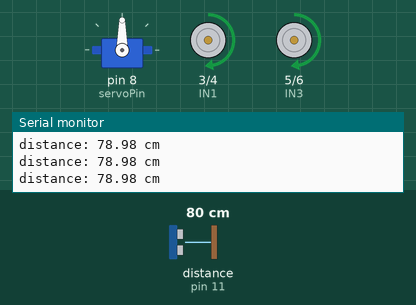
Simulated run of this program. Board: Arduino Mega 2560, built with avr-gcc and run on an emulated ATmega2560. On the bench: servo, motor-driver pin pairs drawn as motors (green arrow = first pin HIGH = forward, orange = second pin HIGH = backward, longer = more drive, scaled by the enable pin), the last lines printed to the serial monitor. Wiring (inferred from the names in the program): ultrasonic range finder: trigger pin 10; echo pin 11. The inputs (shaded band) are chosen by the test bench; at power-on: distance to the obstacle (sensor on pin 11) 80 cm. The echo pulse lasts 58.3 µs per cm.

Above: at 4.2 s.
4.3 s: distance to the obstacle (sensor on pin 11) set to 17 cm
5.8 s: distance to the obstacle (sensor on pin 11) set to 14 cm
At 7.3 s:
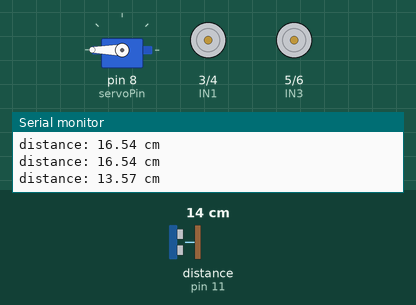
8.8 s: distance to the obstacle (sensor on pin 11) set to 18 cm
At 10.6 s:
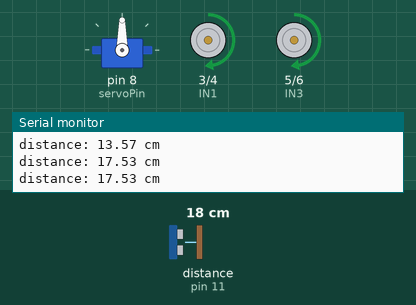
11.5 s: distance to the obstacle (sensor on pin 11) set to 2 cm
At 14.4 s:
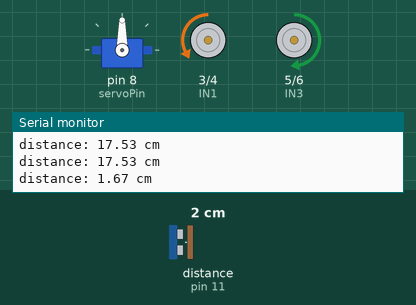
14.5 s: distance to the obstacle (sensor on pin 11) set to 35 cm
At 16.5 s:
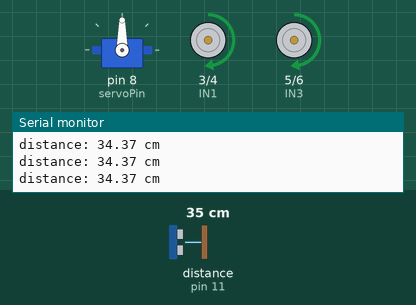
Timing chart, 0 to 18.0 s (numbered marks = the images above; inputs shaded):
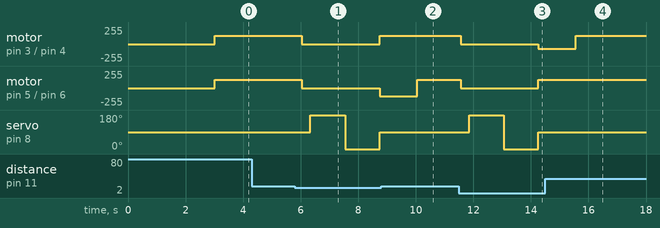

Measured:
- the behaviour switches between 16 and 15 cm on distance to the obstacle (sensor on pin 11) (found by bisection; images 0 and 1)
- after the input at 5.8 s, motor on pin 3 (IN1) / pin 4 (IN2): forward 127/255 → stopped after 0.24 s, → forward 127/255 2.7 s later; motor on pin 5 (IN3) / pin 6 (IN4): forward 127/255 → stopped after 0.24 s, → backward 127/255 2.7 s later; servo on pin 8 (servoPin): 90° → 180° after 0.54 s, → 0° 1.2 s later, → 90° 1.2 s later
- after the input at 8.8 s, motor on pin 3 (IN1) / pin 4 (IN2): stays forward 127/255 (without the input it goes to stopped after 1.2 s); motor on pin 5 (IN3) / pin 6 (IN4): backward 127/255 → forward 127/255 after 1.2 s; servo on pin 8 (servoPin): stays 90° (without the input it goes to 180° after 1.5 s)
- after the input at 11.5 s, motor on pin 3 (IN1) / pin 4 (IN2): forward 127/255 → stopped after 0.06 s, → backward 72/255 2.7 s later; motor on pin 5 (IN3) / pin 6 (IN4): forward 127/255 → stopped after 0.06 s, → forward 127/255 2.7 s later; servo on pin 8 (servoPin): 90° → 180° after 0.36 s, → 0° 1.2 s later, → 90° 1.2 s later
- after the input at 14.5 s, motor on pin 3 (IN1) / pin 4 (IN2): backward 72/255 → forward 127/255 after 1.1 s; motor on pin 5 (IN3) / pin 6 (IN4): stays forward 127/255 (without the input it goes to stopped after 1.1 s); servo on pin 8 (servoPin): stays 90° (without the input it goes to 180° after 1.4 s)

The program:

main.cpp
```cpp
#include <Arduino.h>
#include <Servo.h>

float get_distance();

void move_forward();
void move_backward();
void turn_left();
void turn_right();
void stop();

void look_forward();
void look_left();
void look_right();

int servoPin = 8;

int TRIG_PIN = 10;
int ECHO_PIN = 11;

int ENA = 2;
int IN1 = 3;
int IN2 = 4;
int IN3 = 5;
int IN4 = 6;
int ENB = 7;

int full_speed = 255;
int half_speed = 127;
int quarter_speed = 72;

Servo servo;

void setup()
{
  // begin serial port
  Serial.begin(9600);

  // configure the trigger pin to output mode
  pinMode(TRIG_PIN, OUTPUT);
  // configure the echo pin to input mode
  pinMode(ECHO_PIN, INPUT);

  pinMode(ENA, OUTPUT);
  pinMode(IN1, OUTPUT);
  pinMode(IN2, OUTPUT);
  pinMode(IN3, OUTPUT);
  pinMode(IN4, OUTPUT);
  pinMode(ENB, OUTPUT);

  servo.attach(servoPin);

  delay(3000);
}

void loop()
{

  float distance = get_distance();
  float distance_left;
  float distance_right;

  // print the value to Serial Monitor
  Serial.print("distance: ");
  Serial.print(distance);
  Serial.println(" cm");

  if (distance < 15)
  {
    stop();

    delay(300);
    look_left();
    delay(200);
    distance_left = get_distance();
    delay(1000);
    look_right();
    delay(200);
    distance_right = get_distance();
    delay(1000);

    if (distance_left > distance_right)
    {
      look_forward();
      turn_left();
      delay(1000);
      distance = distance_left;
    }
    else
    {
      look_forward();
      turn_right();
      delay(1000);
      distance = distance_right;
    }
  }
  else
  {
    move_forward();
  }

  delay(300);
}

float get_distance()
{
  // generate 10-microsecond pulse to TRIG pin
  digitalWrite(TRIG_PIN, HIGH);
  delayMicroseconds(10);
  digitalWrite(TRIG_PIN, LOW);

  // measure duration of pulse from ECHO pin
  float duration_us = pulseIn(ECHO_PIN, HIGH);

  // calculate the distance
  float distance_cm = 0.017 * duration_us;

  return distance_cm;
}

void look_forward()
{
  servo.write(90);
}

void look_left()
{
  servo.write(180);
}

void look_right()
{
  servo.write(0);
}

void move_forward()
{
  digitalWrite(IN1, HIGH);
  digitalWrite(IN2, LOW);
  digitalWrite(IN3, HIGH);
  digitalWrite(IN4, LOW);
  analogWrite(ENA, half_speed);
  analogWrite(ENB, half_speed);
}

void move_backward()
{
  digitalWrite(IN1, LOW);
  digitalWrite(IN2, HIGH);
  digitalWrite(IN3, LOW);
  digitalWrite(IN4, HIGH);
  analogWrite(ENA, half_speed);
  analogWrite(ENB, half_speed);
}

void turn_right()
{
  digitalWrite(IN1, LOW);
  digitalWrite(IN2, HIGH);
  digitalWrite(IN3, HIGH);
  digitalWrite(IN4, LOW);
  analogWrite(ENA, quarter_speed);
  analogWrite(ENB, quarter_speed);
}

void turn_left()
{
  digitalWrite(IN1, HIGH);
  digitalWrite(IN2, LOW);
  digitalWrite(IN3, LOW);
  digitalWrite(IN4, HIGH);
  analogWrite(ENA, quarter_speed);
  analogWrite(ENB, quarter_speed);
}

void stop()
{
  digitalWrite(IN1, LOW);
  digitalWrite(IN2, LOW);
  digitalWrite(IN3, LOW);
  digitalWrite(IN4, LOW);
  analogWrite(ENA, 0);
  analogWrite(ENB, 0);
}
```
